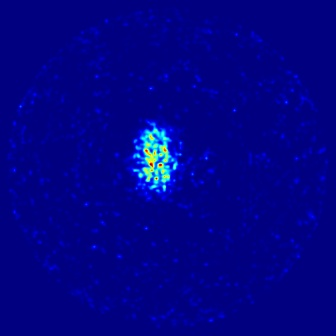
%> input picture Experiment_01/Inputs/images/PET.jpg, 336 x 336 px
$ octave --eval "example_02_rgb_luminance;"   (GNU Octave 9; MATLAB toolbox functions it lacks are replaced by stand-ins)
%> lines starting %> are read from the running program, lines starting %| are printed output that depends on the picture
function example_02_rgb_luminance()
% Experiment 01 - Example 7.2: RGB Decomposition & Perceptual Luminance Conversion
% Course: Medical Image Processing (B.Sc. Biomedical Engineering)
% Faculty: Engr. Rana Talha Khalid | Department of Biomedical Engineering, Riphah International University

baseDir = fileparts(fileparts(mfilename('fullpath')));
imgPath = fullfile(baseDir, 'images', 'PET.jpg');
outDir = fullfile(baseDir, 'outputs');
if ~exist(outDir, 'dir'), mkdir(outDir); end

fprintf('======================================================================\n');
fprintf('EXAMPLE 7.2: RGB DECOMPOSITION & PERCEPTUAL LUMINANCE CONVERSION\n');
fprintf('======================================================================\n');

imgRGB = imread(imgPath);
%> imgRGB is the input picture: size 336x336x3 uint8; mean R, G, B 1.8, 3.1, 135.3
[rows, cols, channels] = size(imgRGB);
%> rows = 336; cols = 336; channels = 3
fprintf('Loaded Color Image Shape: (%d, %d, %d) [Height, Width, Channels]\n', rows, cols, channels);
%| Loaded Color Image Shape: (336, 336, 3) [Height, Width, Channels]

R = double(imgRGB(:, :, 1));
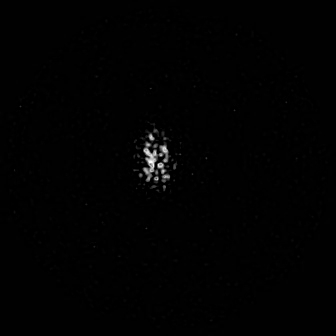
%> R: size 336x336 double; min 0, max 255, mean 1.8
G = double(imgRGB(:, :, 2));
B = double(imgRGB(:, :, 3));
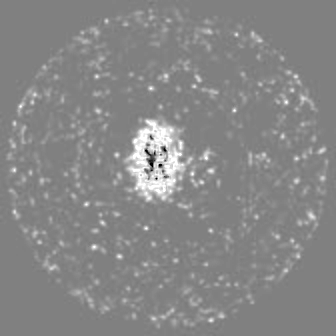
%> B: size 336x336 double; min 0, max 255, mean 135.3

fprintf('Red Channel (R)   : Mean = %.2f, Dynamic Range = [%.0f, %.0f]\n', mean(R(:)), min(R(:)), max(R(:)));
%| Red Channel (R)   : Mean = 1.76, Dynamic Range = [0, 255]
fprintf('Green Channel (G) : Mean = %.2f, Dynamic Range = [%.0f, %.0f]\n', mean(G(:)), min(G(:)), max(G(:)));
%| Green Channel (G) : Mean = 3.06, Dynamic Range = [0, 255]
fprintf('Blue Channel (B)  : Mean = %.2f, Dynamic Range = [%.0f, %.0f]\n', mean(B(:)), min(B(:)), max(B(:)));
%| Blue Channel (B)  : Mean = 135.30, Dynamic Range = [0, 255]

% Human Perceptual Luminance Formula (ITU-R BT.601)
grayPerceptual = uint8(0.299 * R + 0.587 * G + 0.114 * B);
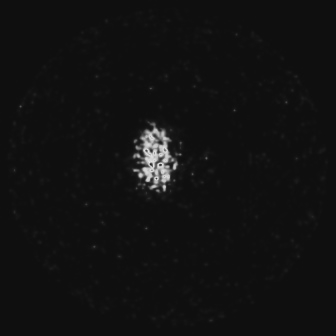
%> grayPerceptual: size 336x336 uint8; min 13, max 228, mean 17.8
grayUnweighted = uint8((R + G + B) / 3.0);
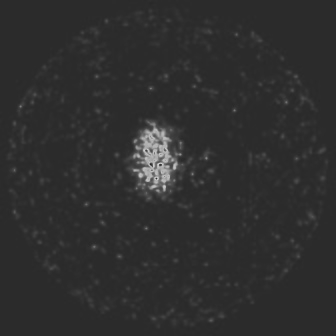
%> grayUnweighted: size 336x336 uint8; min 39, max 209, mean 46.7

diffMatrix = abs(double(grayPerceptual) - double(grayUnweighted));
maxDiff = max(diffMatrix(:));
%> maxDiff = 53
meanDiff = mean(diffMatrix(:));
%> meanDiff = 29.23

fprintf('\nPerceptual Grayscale Shape: (%d, %d) [1-Channel 2D Matrix]\n', size(grayPerceptual, 1), size(grayPerceptual, 2));
%| Perceptual Grayscale Shape: (336, 336) [1-Channel 2D Matrix]
fprintf('Max Intensity Discrepancy (Perceptual vs Unweighted): %.2f intensity levels\n', maxDiff);
%| Max Intensity Discrepancy (Perceptual vs Unweighted): 53.00 intensity levels
fprintf('Mean Absolute Difference: %.2f levels (Confirms perceptual contrast preservation)\n', meanDiff);
%| Mean Absolute Difference: 29.23 levels (Confirms perceptual contrast preservation)

fig = figure('Color', [0.06 0.09 0.16], 'Position', [80, 80, 1100, 700], 'Visible', 'off');

subplot(2, 3, 1);
imshow(imgRGB);
title('Original RGB Composite', 'Color', 'w', 'FontWeight', 'bold', 'FontSize', 10);

subplot(2, 3, 2);
imshow(uint8(R));
title(sprintf('Red Channel (29.9%%)\nMean: %.1f', mean(R(:))), 'Color', [0.97 0.44 0.44], 'FontWeight', 'bold', 'FontSize', 9.5);

subplot(2, 3, 3);
imshow(uint8(G));
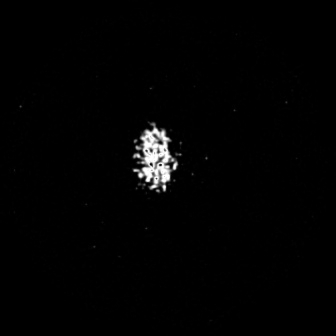
%> displayed picture: size 336x336, on the screen's scale of 0 to 255; min 0, max 255, mean 3.1; mean of the top-left, top-right, bottom-left and bottom-right quarters 7.3, 0.8, 3.7, 0.5
title(sprintf('Green Channel (58.7%%)\nMean: %.1f', mean(G(:))), 'Color', [0.29 0.87 0.50], 'FontWeight', 'bold', 'FontSize', 9.5);

subplot(2, 3, 4);
imshow(uint8(B));
title(sprintf('Blue Channel (11.4%%)\nMean: %.1f', mean(B(:))), 'Color', [0.38 0.65 0.98], 'FontWeight', 'bold', 'FontSize', 9.5);

subplot(2, 3, 5);
imshow(grayPerceptual);
title(sprintf('Human Perceptual Grayscale\n(0.299*R + 0.587*G + 0.114*B)'), 'Color', [0.22 0.74 0.97], 'FontWeight', 'bold', 'FontSize', 9.5);

subplot(2, 3, 6);
imagesc(diffMatrix);
colormap(gca, turbo(256));
colorbar('Color', 'w');
title(sprintf('Absolute Difference Map\nMax: %.1f | Mean: %.2f', maxDiff, meanDiff), 'Color', [0.98 0.75 0.14], 'FontWeight', 'bold', 'FontSize', 9.5);
axis off;

sgtitle('RGB Decomposition & Human Perceptual Luminance Analysis', 'Color', 'w', 'FontWeight', 'bold', 'FontSize', 12);

outPath = fullfile(outDir, 'example_02_rgb_luminance_matlab.png');
saveas(fig, outPath);
close(fig);
fprintf('[SAVED] Visualization saved to: %s\n', outPath);
end
